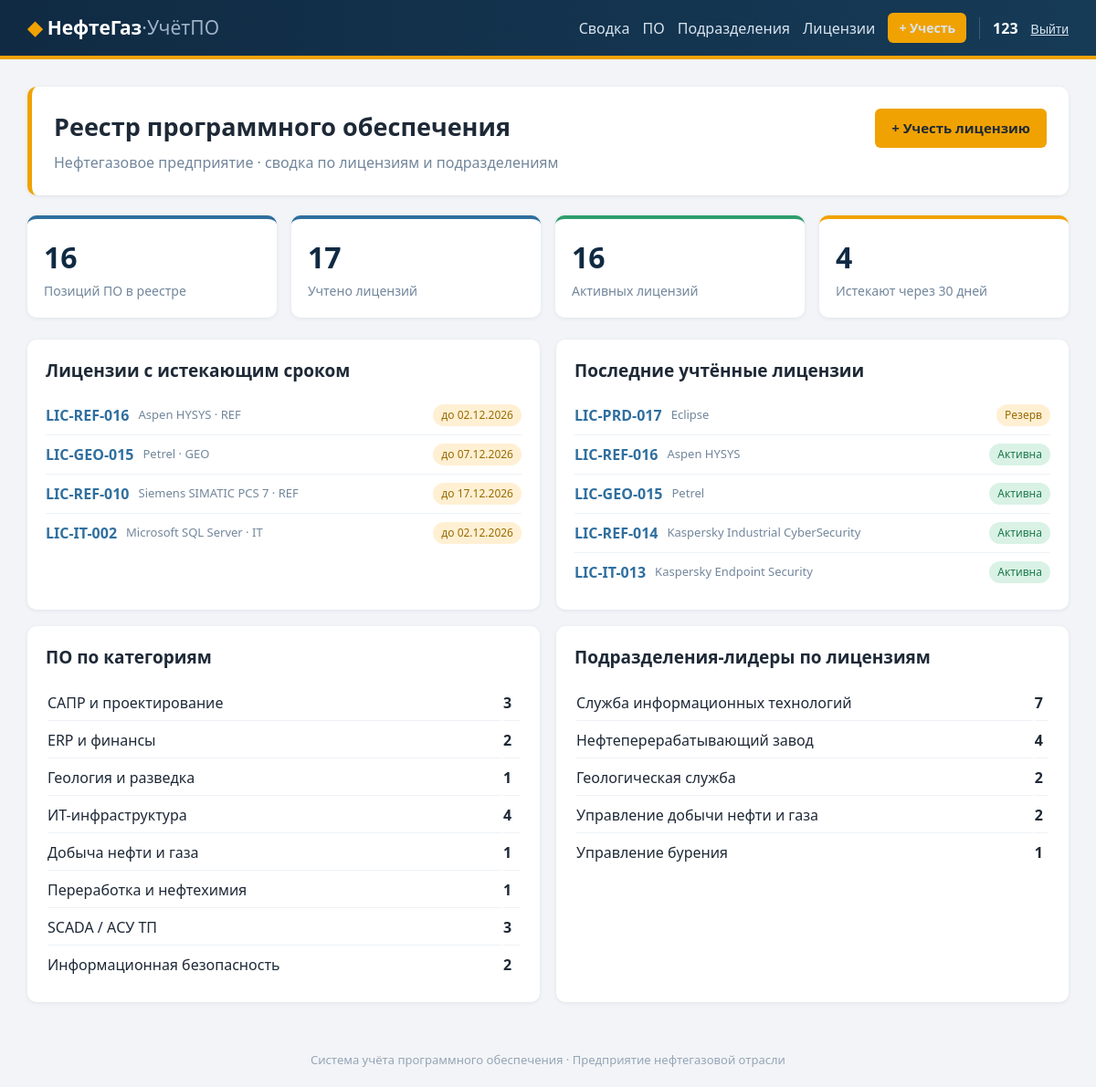
Screenshot of / (signed in) with the database file from the repository.
### accounting/models.py (models this page shows, shortened)
class License(models.Model):
    STATUS_CHOICES = [
        ("active", "Активна"),
        ("expiring", "Истекает"),
        ("revoked", "Аннулирована"),
        ("reserve", "Резерв"),
    ]
    software = models.ForeignKey(
        Software,
        on_delete=models.CASCADE,
        related_name="licenses",
        verbose_name="Программное обеспечение",
    )
    department = models.ForeignKey(
        Department,
        on_delete=models.CASCADE,
        related_name="licenses",
        verbose_name="Подразделение",
    )
    inventory_number = models.CharField(
        max_length=50, unique=True, verbose_name="Инвентарный номер"
    )
    license_key = models.CharField(max_length=200, blank=True, verbose_name="Лицензионный ключ")
    quantity = models.PositiveIntegerField(default=1, verbose_name="Количество")
    purchase_date = models.DateField(verbose_name="Дата покупки")
    expiry_date = models.DateField(null=True, blank=True, verbose_name="Дата окончания")
    responsible = models.CharField(max_length=150, verbose_name="Ответственный")
    status = models.CharField(
        max_length=20, choices=STATUS_CHOICES, default="active", verbose_name="Статус"
    )
    notes = models.TextField(blank=True, verbose_name="Примечание")
    created_at = models.DateTimeField(auto_now_add=True, verbose_name="Учтено")
    created_by = models.ForeignKey(
        User,
        on_delete=models.SET_NULL,
        null=True,
        blank=True,
        verbose_name="Добавил",
    )
    class Meta:
        verbose_name = "Лицензия"
        verbose_name_plural = "Лицензии"
        ordering = ["-created_at"]

class Software(models.Model):
    CATEGORY_CHOICES = [
        ("geology", "Геология и разведка"),
        ("drilling", "Бурение"),
        ("production", "Добыча нефти и газа"),
        ("refining", "Переработка и нефтехимия"),
        ("transport", "Транспорт и логистика"),
        ("scada", "SCADA / АСУ ТП"),
        ("erp", "ERP и финансы"),
        ("security", "Информационная безопасность"),
        ("it", "ИТ-инфраструктура"),
        ("cad", "САПР и проектирование"),
    ]
    name = models.CharField(max_length=200, verbose_name="Наименование")
    vendor = models.CharField(max_length=150, verbose_name="Разработчик / вендор")
    version = models.CharField(max_length=50, verbose_name="Версия")
    category = models.CharField(
        max_length=20, choices=CATEGORY_CHOICES, verbose_name="Категория"
    )
    is_critical = models.BooleanField(default=False, verbose_name="Критичное ПО")
    description = models.TextField(blank=True, verbose_name="Описание")
    class Meta:
        verbose_name = "Программное обеспечение"
        verbose_name_plural = "Программное обеспечение"
        ordering = ["name"]

class Department(models.Model):
    name = models.CharField(max_length=150, verbose_name="Название подразделения")
    code = models.CharField(max_length=20, unique=True, verbose_name="Код")
    description = models.TextField(blank=True, verbose_name="Описание")
    class Meta:
        verbose_name = "Подразделение"
        verbose_name_plural = "Подразделения"
        ordering = ["name"]

### accounting/views.py (the view)
# urls.py: path("", views.dashboard, name="dashboard"),
@login_required
def dashboard(request):
    today = date.today()
    expiring = License.objects.filter(
        expiry_date__range=[today, today + timedelta(days=30)]
    ).select_related("software", "department")
    category_titles = dict(Software.CATEGORY_CHOICES)
    by_category = [
        (category_titles[row["category"]], row["count"])
        for row in Software.objects.values("category").annotate(count=Count("licenses"))
    ]
    context = {
        "software_count": Software.objects.count(),
        "license_count": License.objects.count(),
        "active_count": License.objects.filter(status="active").count(),
        "expiring_count": expiring.count(),
        "expiring": expiring[:5],
        "recent": License.objects.select_related("software", "department").order_by("-created_at")[:5],
        "by_category": by_category,
        "top_departments": Department.objects.annotate(count=Count("licenses")).order_by("-count")[:5],
    }
    return render(request, "accounting/dashboard.html", context)

### accounting/templates/accounting/dashboard.html (shortened to what this page needs)
{% extends "base.html" %}
{% block content %}
    <div class="hero">
        <div>
            <h1>Реестр программного обеспечения</h1>
            <p>Нефтегазовое предприятие · сводка по лицензиям и подразделениям</p>
        </div>
        <a href="{% url 'accounting:license_create' %}" class="btn">+ Учесть лицензию</a>
    </div>
    <div class="stats">
        <div class="stat stat-blue"><strong>{{ software_count }}</strong><span>Позиций ПО в реестре</span></div>
        <div class="stat"><strong>{{ license_count }}</strong><span>Учтено лицензий</span></div>
        <div class="stat stat-green"><strong>{{ active_count }}</strong><span>Активных лицензий</span></div>
        <div class="stat stat-orange"><strong>{{ expiring_count }}</strong><span>Истекают через 30 дней</span></div>
    </div>
    <div class="two-columns">
        <section class="panel">
            <h2>Лицензии с истекающим сроком</h2>
            {% if expiring %}
                <ul class="item-list">
                    {% for item in expiring %}
                        <li>
                            <a href="{% url 'accounting:license_detail' item.pk %}">{{ item.inventory_number }}</a>
                            <span class="muted">{{ item.software.name }} · {{ item.department.code }}</span>
                            <span class="badge badge-expiring">до {{ item.expiry_date|date:"d.m.Y" }}</span>
                        </li>
                    {% endfor %}
                </ul>
            {% else %}
                <p class="muted">Лицензий с истекающим сроком нет.</p>
            {% endif %}
        </section>
        <section class="panel">
            <h2>Последние учтённые лицензии</h2>
            {% if recent %}
                <ul class="item-list">
                    {% for item in recent %}
                        <li>
                            <a href="{% url 'accounting:license_detail' item.pk %}">{{ item.inventory_number }}</a>
                            <span class="muted">{{ item.software.name }}</span>
                            <span class="badge badge-{{ item.status }}">{{ item.get_status_display }}</span>
                        </li>
                    {% endfor %}
                </ul>
            {% else %}
                <p class="muted">Записей пока нет.</p>
            {% endif %}
        </section>
    </div>
    <div class="two-columns">
        <section class="panel">
            <h2>ПО по категориям</h2>
            {% if by_category %}
                <table class="mini-table">
                    {% for name, count in by_category %}
                        <tr><td>{{ name }}</td><td><strong>{{ count }}</strong></td></tr>
                    {% endfor %}
                </table>
            {% else %}
                <p class="muted">Категорий пока нет.</p>
            {% endif %}
        </section>
        <section class="panel">
            <h2>Подразделения-лидеры по лицензиям</h2>
            {% if top_departments %}
                <table class="mini-table">
                    {% for dep in top_departments %}
                        <tr>
                            <td>{{ dep.name }}</td>
                            <td><strong>{{ dep.count }}</strong></td>
                        </tr>
                    {% endfor %}
                </table>
            {% else %}
                <p class="muted">Данных пока нет.</p>
            {% endif %}
        </section>
    </div>
{% endblock %}

### accounting/templates/base.html (shortened to what this page needs)
{% load static %}
<!DOCTYPE html>
<html lang="ru">
<head>
    <link rel="stylesheet" href="{% static 'style.css' %}">
</head>
<body>
    <header class="site-header">
        <div class="container header-inner">
            <a href="{% url 'accounting:dashboard' %}" class="brand">
                <span class="brand-mark">◆</span> НефтеГаз<span class="brand-light">·УчётПО</span>
            </a>
            <nav class="nav">
                {% if user.is_authenticated %}
                    <a href="{% url 'accounting:dashboard' %}">Сводка</a>
                    <a href="{% url 'accounting:software_list' %}">ПО</a>
                    <a href="{% url 'accounting:department_list' %}">Подразделения</a>
                    <a href="{% url 'accounting:license_list' %}">Лицензии</a>
                    <a href="{% url 'accounting:license_create' %}" class="btn btn-small">+ Учесть</a>
                    <span class="user-name">{{ user.username }}</span>
                    <form action="{% url 'logout' %}" method="post" class="inline-form">
                        <button type="submit" class="btn-link">Выйти</button>
                    </form>
                {% else %}
                    <a href="{% url 'login' %}">Войти</a>
                    <a href="{% url 'accounting:register' %}" class="btn btn-small">Регистрация</a>
                {% endif %}
            </nav>
        </div>
    </header>
    <main class="container">
        {% block content %}{% endblock %}
    </main>
    <footer class="site-footer container">
        <p>Система учёта программного обеспечения · Предприятие нефтегазовой отрасли</p>
    </footer>
</body>
</html>

### static/style.css (style rules this page uses)
* { box-sizing: border-box; margin: 0; padding: 0; }
body { font-family: "Segoe UI", Arial, sans-serif; background: #f2f4f7; color: #1e2937; line-height: 1.5; }
.container { max-width: 1180px; margin: 0 auto; padding: 0 20px; }
.site-header { background: linear-gradient(90deg, #102a43 0%, #163b57 100%); border-bottom: 4px solid #f0a202; color: #fff; padding: 14px 0; margin-bottom: 30px; }
.header-inner { display: flex; align-items: center; justify-content: space-between; gap: 16px; flex-wrap: wrap; }
.brand { color: #fff; text-decoration: none; font-size: 21px; font-weight: 700; white-space: nowrap; }
.brand-mark { color: #f0a202; }
.brand-light { color: #9fb3c8; font-weight: 400; }
.nav { display: flex; align-items: center; gap: 14px; flex-wrap: wrap; }
.nav a { color: #d9e4ef; text-decoration: none; }
.user-name { font-weight: 600; color: #fff; border-left: 1px solid #3c5b76; padding-left: 14px; }
.inline-form { display: inline; }
.btn-link { background: none; border: none; color: #d9e4ef; cursor: pointer; font-size: 14px; text-decoration: underline; }
main { min-height: 65vh; }
h1 { font-size: 27px; margin-bottom: 6px; }
h2 { font-size: 19px; margin-bottom: 14px; }
.muted { color: #72869b; }
.page-head, .hero { display: flex; align-items: flex-start; justify-content: space-between; gap: 16px; margin-bottom: 22px; flex-wrap: wrap; }
.hero { background: #fff; padding: 24px; border-radius: 10px; border-left: 5px solid #f0a202; box-shadow: 0 1px 4px rgba(16,42,67,.08); }
.hero p { color: #72869b; }
.btn { display: inline-block; background: #f0a202; color: #1e2937; text-decoration: none; padding: 10px 18px; border: none; border-radius: 6px; cursor: pointer; font-size: 15px; font-weight: 600; }
.btn-small { padding: 6px 12px; font-size: 14px; }
.stats { display: grid; grid-template-columns: repeat(4, 1fr); gap: 16px; margin-bottom: 24px; }
.stat { background: #fff; padding: 18px; border-radius: 10px; box-shadow: 0 1px 4px rgba(16,42,67,.08); border-top: 4px solid #2f6f9f; }
.stat-blue { border-top-color: #2f6f9f; }
.stat-green { border-top-color: #2e9e6b; }
.stat-orange { border-top-color: #f0a202; }
.stat strong { display: block; font-size: 32px; color: #102a43; }
.stat span { color: #72869b; font-size: 14px; }
.two-columns { display: grid; grid-template-columns: 1fr 1fr; gap: 18px; margin-bottom: 18px; }
.panel { background: #fff; padding: 20px; border-radius: 10px; box-shadow: 0 1px 4px rgba(16,42,67,.08); }
.item-list { list-style: none; }
.item-list li { display: flex; align-items: center; gap: 10px; padding: 9px 0; border-bottom: 1px solid #eef2f6; flex-wrap: wrap; }
.item-list li:last-child { border-bottom: none; }
.item-list a { color: #2f6f9f; text-decoration: none; font-weight: 600; }
.item-list .muted { flex: 1; font-size: 13px; }
.mini-table { width: 100%; }
.mini-table td { padding: 7px 0; border-bottom: 1px solid #eef2f6; }
.mini-table tr:last-child td { border-bottom: none; }
.badge { display: inline-block; padding: 3px 9px; border-radius: 12px; font-size: 12px; background: #e1e7ee; white-space: nowrap; }
.badge-active { background: #d9f2e5; color: #1f7a4d; }
.badge-expiring, .badge-reserve { background: #fff0d4; color: #9a6b00; }
.site-footer { color: #95a5b6; font-size: 13px; text-align: center; padding: 36px 0 20px; }

### rows the page displays
License: inventory_number "LIC-REF-016", software.name "Aspen HYSYS", department.code "REF", expiry_date "02.12.2026", status "Активна"
License: inventory_number "LIC-GEO-015", software.name "Petrel", department.code "GEO", expiry_date "07.12.2026", status "Активна"
License: inventory_number "LIC-REF-010", software.name "Siemens SIMATIC PCS 7", department.code "REF", expiry_date "17.12.2026"
License: inventory_number "LIC-IT-002", software.name "Microsoft SQL Server", department.code "IT", expiry_date "02.12.2026"
License: inventory_number "LIC-PRD-017", software.name "Eclipse", status "Резерв"
License: inventory_number "LIC-REF-014", software.name "Kaspersky Industrial CyberSecurity", status "Активна"
License: inventory_number "LIC-IT-013", software.name "Kaspersky Endpoint Security", status "Активна"
Department: name "Служба информационных технологий", count "7"
Department: name "Нефтеперерабатывающий завод", count "4"
Department: name "Геологическая служба", count "2"
Department: name "Управление добычи нефти и газа", count "2"
Department: name "Управление бурения", count "1"

### other values shown
{{ user.username }} "123"
{{ software_count }} "16"
{{ license_count }} "17"
{{ active_count }} "16"
{{ expiring_count }} "4"
{{ name }} "САПР и проектирование" "ERP и финансы" "Геология и разведка" "ИТ-инфраструктура" "Добыча нефти и газа" "Переработка и нефтехимия" "SCADA / АСУ ТП" "Информационная безопасность"
{{ count }} "3" "2" "1" "4" "1" "1" "3" "2"
